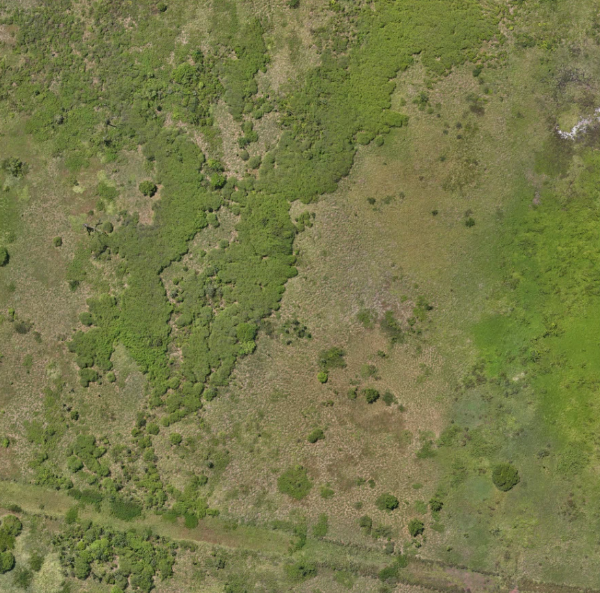
#> input picture img.png, 600 x 593 px
$ jupyter execute index.ipynb
#> lines starting #> are read from the running program, lines starting #| are printed output that depends on the picture; after the words box and inside, x2 and y2 are one past the last pixel; in counts of white or black regions, pixels touching at a corner belong together
[cell 1]
import cv2
import numpy as np
import matplotlib.pyplot as plt
from sklearn.cluster import KMeans

# Função para pré-processar a imagem

[cell 2]
def preprocess_image(image_path):
#> called with image_path = 'img.png'
    image = cv2.imread(image_path)
#> image is the input picture: shape (593, 600, 3); mean B, G, R 73.2, 121.1, 118.7
    image = cv2.cvtColor(image, cv2.COLOR_BGR2RGB)
    image_resized = cv2.resize(image, (256, 256))  # Redimensione para a entrada do modelo
    image_normalized = image_resized / 255.0  # Normaliza a imagem
    return image, image_normalized

# Carregar a imagem original e pré-processada

[cell 3]
image_path = 'img.png'
original_image, processed_image = preprocess_image(image_path)

# Exemplo de segmentação simples usando K-means (sem CNN)
# Convertendo a imagem para o espaço de cores LAB para melhorar a segmentação

[cell 4]
lab_image = cv2.cvtColor(original_image, cv2.COLOR_RGB2LAB)
#> lab_image: shape (593, 600, 3); mean of channels 0, 1, 2 126.5, 119.2, 153.9
lab_image = lab_image.reshape((-1, 3))

# Aplicando K-means para segmentar a imagem em clusters de cores (n_clusters ajustável)

[cell 5]
n_clusters = 3  # Ajuste para quantos tipos de vegetação (cores) você espera
kmeans = KMeans(n_clusters=n_clusters, random_state=0).fit(lab_image)
segmented_img = kmeans.labels_.reshape(original_image.shape[:2])
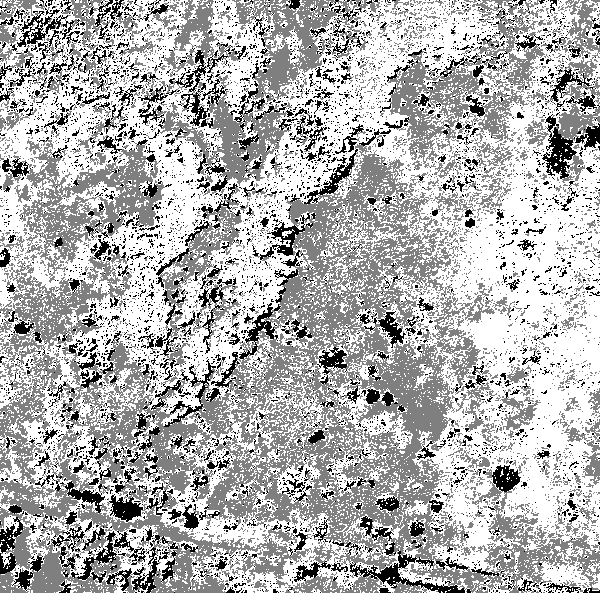
#> segmented_img: shape (593, 600) int32; min 0, max 2, mean 1.4; drawn with min black and max white

# Função para mostrar a segmentação na imagem

[cell 6]
def display_segmentation(image, segmented_img):
    plt.figure(figsize=(10, 10))
    plt.subplot(1, 2, 1)
    plt.title("Imagem Original")
    plt.imshow(image)
    plt.axis('off')

    plt.subplot(1, 2, 2)
    plt.title("Segmentação de Vegetação")
    plt.imshow(segmented_img, cmap='viridis')
    plt.axis('off')
    plt.show()
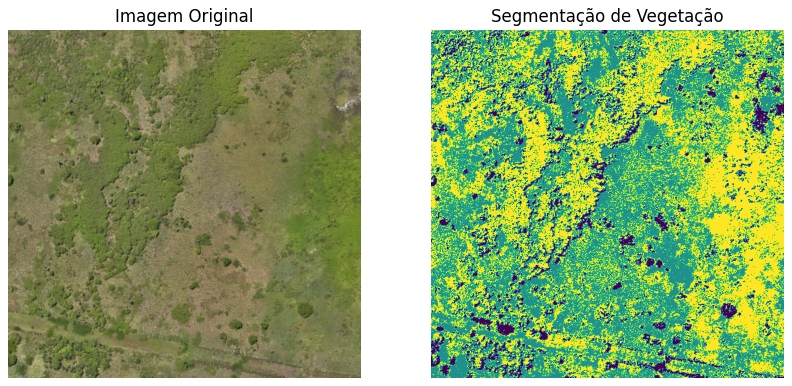
#> figure drawn by matplotlib, 2 panels

# Mostrar resultado da segmentação

[cell 7]
display_segmentation(original_image, segmented_img)

# Demarcar os clusters com contornos

[cell 8]
def draw_contours(image, segmented_img):
    # Converta cada cluster em uma máscara binária
    for i in range(n_clusters):
        mask = np.where(segmented_img == i, 255, 0).astype(np.uint8)
        contours, _ = cv2.findContours(mask, cv2.RETR_EXTERNAL, cv2.CHAIN_APPROX_SIMPLE)
        # Desenhe os contornos na imagem original para visualização
        cv2.drawContours(image, contours, -1, (255, 0, 0), 2)  # Borda em azul
#> this loop made 3 passes
#> pass 1, in draw_contours, `mask = np.where(segmented_img == i, 255, 0).astype(np.uint8)`:
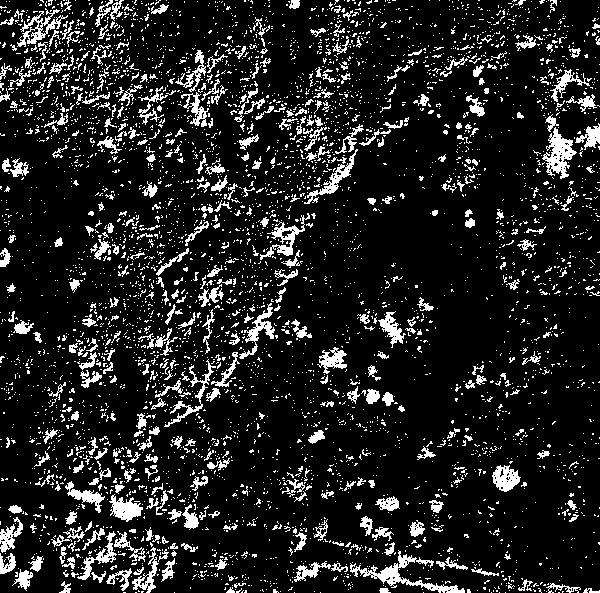
#> mask: shape (593, 600); 13.1% white in thin lines or dots
#> pass 2, in draw_contours, `mask = np.where(segmented_img == i, 255, 0).astype(np.uint8)`:
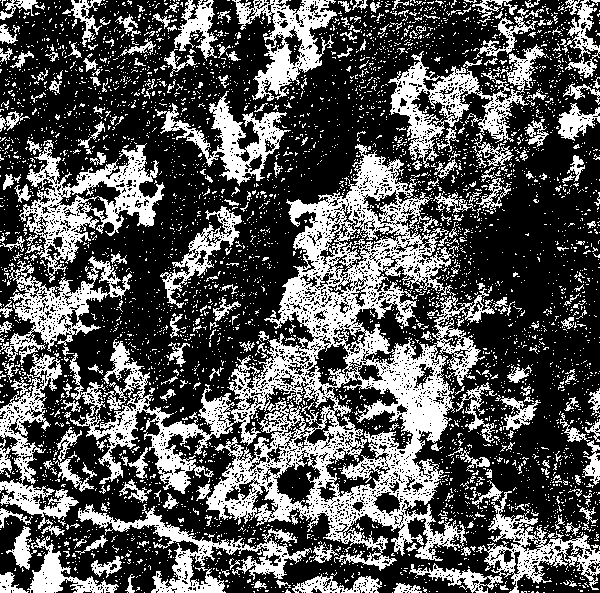
#> mask: shape (593, 600); 34% white; 4588 white regions (4307 under 20 px), largest, box (x1, y1, x2, y2) and area: (69, 144, 495, 571) 45243, (19, 140, 165, 283) 6376, (388, 44, 545, 168) 5336
#> pass 3, in draw_contours, `mask = np.where(segmented_img == i, 255, 0).astype(np.uint8)`:
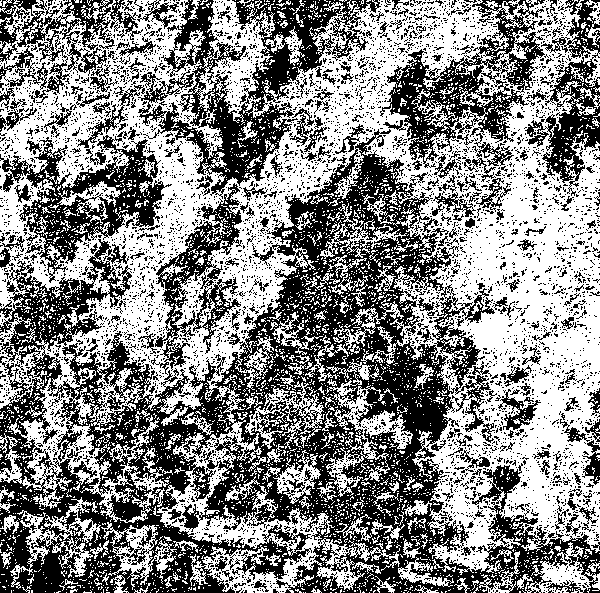
#> mask: shape (593, 600); 52.9% white; 5248 black regions (4982 under 20 px), largest, box (x1, y1, x2, y2) and area: (0, 129, 600, 593) 92432, (138, 0, 381, 199) 14144, (380, 0, 545, 168) 8463
#> after the loop:
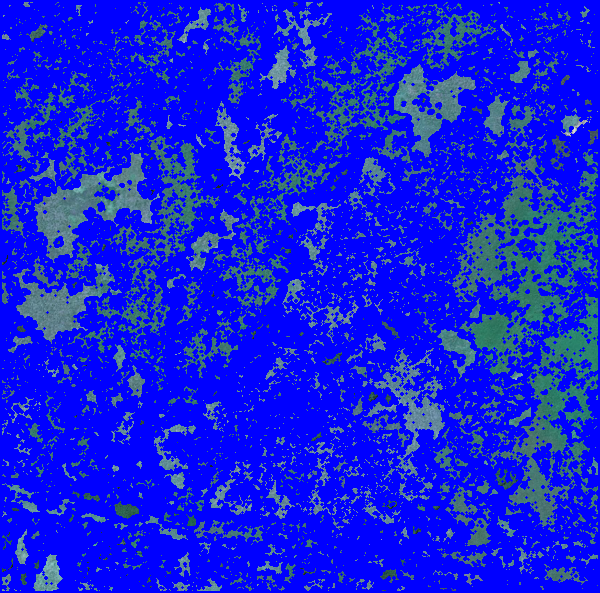
#> image: shape (593, 600, 3); mean of channels 0, 1, 2 219.7, 33, 19.3; drawn as B, G, R
    return image
